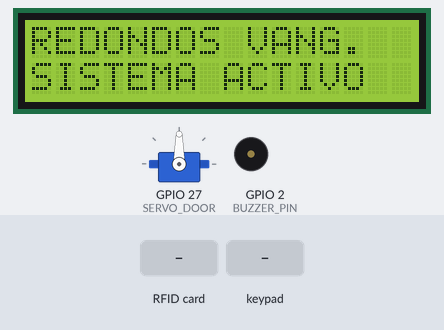
The sketch below on a simulated ESP32. Shown: 16×2 character LCD, servo, buzzer (waves = sounding, pin HIGH). Inputs (shaded band) come from the test bench. WiFi joins after 1.5 s; servers stay silent unless stated; no MQTT or app messages arrive unless stated; what the sketch prints to the serial monitor is not drawn.

Above: at 4.8 s.
4.9 s: RFID card 5E 7A 19 C4 held to the reader
At 6.0 s:
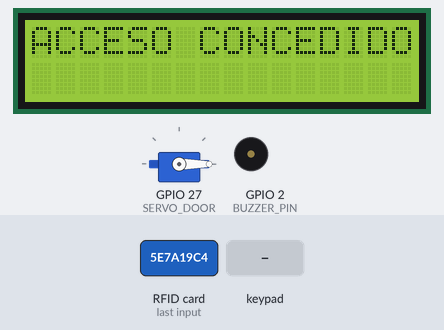
7.9 s: keypad keys 1 2 3 4 * pressed 0.4 s apart
At 11.1 s:
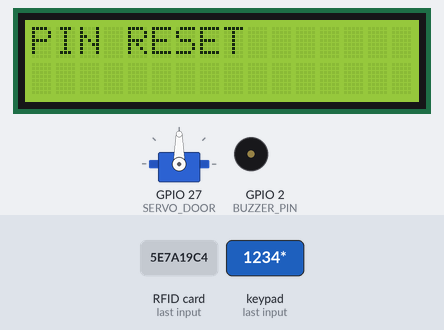
11.4 s: key 'A' pressed
At 12.6 s:
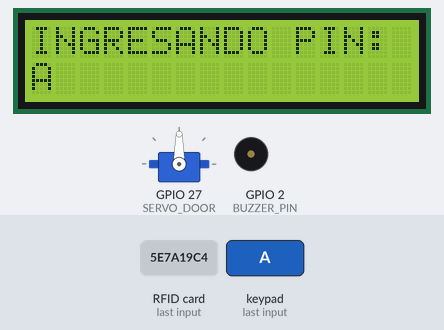
12.9 s: key 'B' pressed
At 14.1 s:
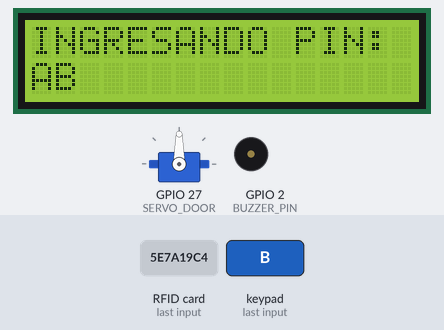
14.4 s: keypad keys 1 2 3 4 # pressed 0.4 s apart
At 17.3 s:
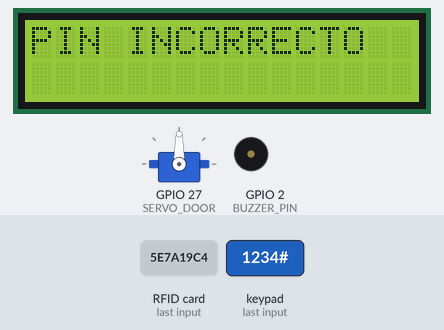
17.9 s: key 'C' pressed
At 18.3 s:
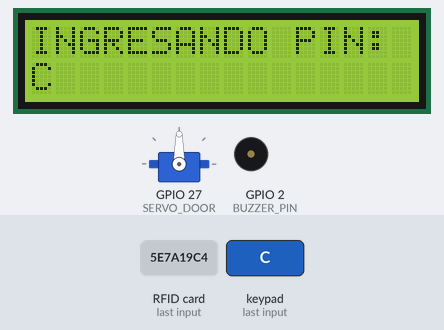
Timing chart, 0 to 20.4 s (numbered marks = the images above; inputs shaded):
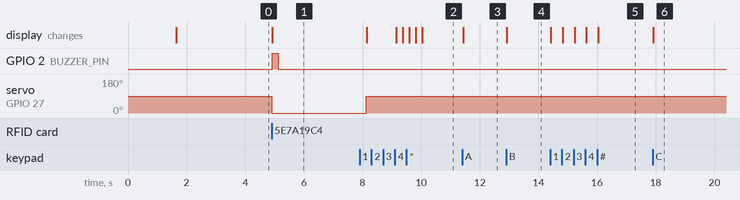

The sketch:

ESP32_Maqueta_Avanzada.ino
```cpp
/*
 * REDONDOS VANGUARD - ESP32 ADVANCED MAQUETA (RFID + KEYPAD + LCD)
 */

#include <WiFi.h>
#include <PubSubClient.h>
#include <DHT.h>
#include <ESP32Servo.h>
#include <LiquidCrystal_I2C.h>
#include <MFRC522.h>
#include <Keypad.h>
#include <SPI.h>

// --- WIFI & MQTT ---
const char* ssid = "YOUR_WIFI_SSID";
const char* password = "YOUR_WIFI_PASSWORD";
const char* mqtt_server = "YOUR_MQTT_BROKER";

// --- PINS ---
#define DHTPIN 4
#define PIR_PIN 13
#define TRIG_PIN 5
#define ECHO_PIN 18
#define SERVO_DOOR 27
#define BUZZER_PIN 2

// RFID PINS (SPI)
#define SS_PIN 21
#define RST_PIN 22

// --- KEYPAD CONFIG ---
const byte ROWS = 4;
const byte COLS = 4;
char keys[ROWS][COLS] = {
  {'1','2','3','A'},
  {'4','5','6','B'},
  {'7','8','9','C'},
  {'*','0','#','D'}
};
byte rowPins[ROWS] = {32, 33, 25, 26};
byte colPins[COLS] = {14, 12, 16, 17};

// --- OBJECTS ---
DHT dht(DHTPIN, DHT22);
Servo doorServo;
LiquidCrystal_I2C lcd(0x27, 16, 2);
MFRC522 mfrc522(SS_PIN, RST_PIN);
Keypad keypad = Keypad(makeKeymap(keys), rowPins, colPins, ROWS, COLS);
WiFiClient espClient;
PubSubClient client(espClient);

// --- STATE ---
String currentPin = "";
String correctPin = "1234";
bool doorLocked = true;

void setup() {
  Serial.begin(115200);
  SPI.begin();
  mfrc522.PCD_Init();
  dht.begin();
  lcd.init();
  lcd.backlight();

  pinMode(BUZZER_PIN, OUTPUT);
  doorServo.attach(SERVO_DOOR);
  doorServo.write(90); // Locked position

  setup_wifi();
  client.setServer(mqtt_server, 1883);
  client.setCallback(callback);

  lcd.setCursor(0, 0);
  lcd.print("REDONDOS VANG.");
  lcd.setCursor(0, 1);
  lcd.print("SISTEMA ACTIVO");
  delay(2000);
}

void setup_wifi() {
  WiFi.begin(ssid, password);
  while (WiFi.status() != WL_CONNECTED) { delay(500); }
}

void callback(char* topic, byte* payload, unsigned int length) {
  // Handle remote unlock from dashboard
}

void unlockDoor() {
  doorLocked = false;
  doorServo.write(0);
  lcd.clear();
  lcd.print("ACCESO CONCEDIDO");
  digitalWrite(BUZZER_PIN, HIGH);
  delay(200);
  digitalWrite(BUZZER_PIN, LOW);
  delay(3000);
  lockDoor();
}

void lockDoor() {
  doorLocked = true;
  doorServo.write(90);
  lcd.clear();
  lcd.print("PUERTA CERRADA");
  delay(1000);
}

void loop() {
  if (!client.connected()) reconnect();
  client.loop();

  // 1. RFID SCAN
  if (mfrc522.PICC_IsNewCardPresent() && mfrc522.PICC_ReadCardSerial()) {
    String cardID = "";
    for (byte i = 0; i < mfrc522.uid.size; i++) {
        cardID += String(mfrc522.uid.uidByte[i] < 0x10 ? "0" : "");
        cardID += String(mfrc522.uid.uidByte[i], HEX);
    }
    cardID.toUpperCase();
    Serial.println("RFID Detected: " + cardID);

    // Send to Twin
    String msg = "{\"clientId\":\"GALPON_01\",\"event\":\"RFID_SCAN\",\"uid\":\""+cardID+"\"}";
    client.publish("redondos/telemetry/access", msg.c_str());

    unlockDoor();
  }

  // 2. KEYPAD ENTRY
  char key = keypad.getKey();
  if (key) {
    if (key == '#') {
      if (currentPin == correctPin) {
        unlockDoor();
      } else {
        lcd.clear();
        lcd.print("PIN INCORRECTO");
        delay(1000);
      }
      currentPin = "";
    } else if (key == '*') {
      currentPin = "";
      lcd.clear();
      lcd.print("PIN RESET");
    } else {
      currentPin += key;
      lcd.setCursor(0, 0);
      lcd.print("INGRESANDO PIN:");
      lcd.setCursor(0, 1);
      lcd.print(currentPin);
    }
  }

  // 3. TELEMETRY (Every 10s)
  // ... (Same logic as previous code but adding access state)
}

void reconnect() {
  while (!client.connected()) {
    if (client.connect("ESP32_Security_Hub")) {
      client.subscribe("redondos/commands/door");
    } else {
      delay(5000);
    }
  }
}
```

Measured:
- after the input at 4.9 s, GPIO 2 (BUZZER_PIN): LOW → HIGH at once, → LOW 0.20 s later; servo on GPIO 27 (SERVO_DOOR): 90° → 0° at once; the display: changes at once (image 1)
- after the input at 7.9 s, the display: first differs from a run without the input after 1.3 s (image 2 shows a later state)
- after the input at 11.4 s, the display: changes at once (image 3)
- after the input at 12.9 s, the display: changes at once (image 4)
- after the input at 14.4 s, the display: first changes at once (image 5 shows a later state)
- after the input at 17.9 s, the display: changes at once (image 6)
